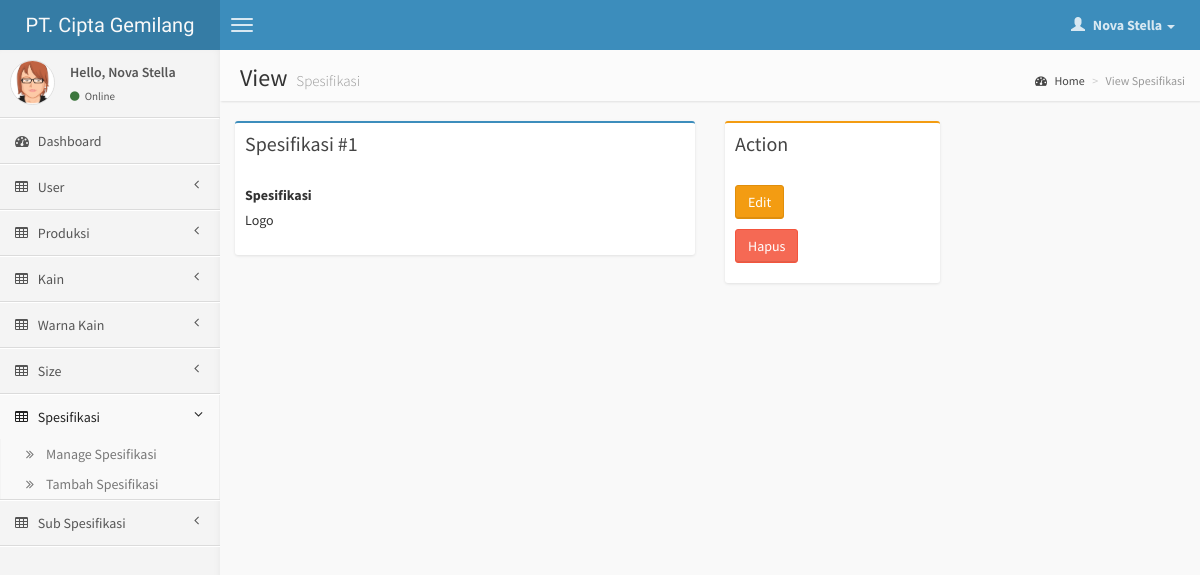
The page /page/spesifikasi/view.php?id=1 (signed in) on the database its author committed.
### tables this page shows
CREATE TABLE IF NOT EXISTS `user` (
  `id_user` int(11) NOT NULL AUTO_INCREMENT,
  `nama` varchar(100) NOT NULL,
  `username` varchar(15) NOT NULL,
  `password` varchar(255) NOT NULL,
  `level` int(11) NOT NULL,
  `date_created` date NOT NULL,
  PRIMARY KEY (`id_user`)
);

CREATE TABLE IF NOT EXISTS `spesifikasis` (
  `id_spesifikasi` int(11) NOT NULL AUTO_INCREMENT,
  `spesifikasi` varchar(50) NOT NULL,
  PRIMARY KEY (`id_spesifikasi`)
);

### function.php (called while the page is built, shortened)
<?php
	function getUserInfo($field){
		if(isset($_SESSION['id_user'])){
			$q = mysql_query("select * from user where id_user='$_SESSION[id_user]'");
			$data = mysql_fetch_array($q);
			return $data[$field];
		}
		return false;
	}
?>

### page/spesifikasi/view.php (the view, shortened to what this page needs)
<?php $pageTitle = 'View Spesifikasi'; $pageActive = 'spesifikasi'; ?>
<?php include '../header.php'; ?>
<section class="content-header">
    <h1>
        View
        <small>Spesifikasi</small>
    </h1>
    <ol class="breadcrumb">
        <li><a href="#"><i class="fa fa-dashboard"></i> Home</a></li>
        <li class="active">View Spesifikasi</li>
    </ol>
</section>
<section class="content">
	<?php if(isset($_GET['id'])){ ?>
		<?php
			$id = $_GET['id'];
			$sql = mysql_query("SELECT * FROM spesifikasis WHERE id_spesifikasi=$id");
			$data = mysql_fetch_array($sql);
		?>
		<div class="row">
			<div class="col-md-6">
				<div class="box box-primary">
					<div class="box-header">
						<h3 class="box-title">Spesifikasi #<?php echo $data['id_spesifikasi']; ?></h3>
					</div>
					<div class="box-body">
						<div class="form-group">
							<label>Spesifikasi</label>
							<p><?php echo $data['spesifikasi']; ?></p>
						</div>
					</div>
				</div>
			</div>
			<div class="col-md-3">
				<div class="box box-warning">
					<div class="box-header">
						<h3 class="box-title">Action</h3>
					</div>
					<div class="box-body">
						<p>
							<a href="edit.php?id=<?php echo $id; ?>" class="btn btn-warning">Edit</a>
						</p>
						<p>
							<a href="delete.php?id=<?php echo $id; ?>" onclick="return confirm('Anda yakin akan menghapus ini?')" class="btn btn-danger">Hapus</a>
						</p>
					</div>
				</div>
			</div>
		</div>
	<?php } else { ?>
		<?php include '../404.php'; ?>
	<?php } ?>
</section>
<?php include '../footer.php'; ?>

### page/header.php (shortened to what this page needs)
<?php require('../../config/config.php'); require("../../config/session.php"); require("../../function.php");  ?>
<!DOCTYPE html>
<html>
    <head>
        <link href="<?php echo DOMAIN; ?>/css/bootstrap.min.css" rel="stylesheet" type="text/css" />
        <link href="<?php echo DOMAIN; ?>/css/font-awesome.min.css" rel="stylesheet" type="text/css" />
        <link href="<?php echo DOMAIN; ?>/css/ionicons.min.css" rel="stylesheet" type="text/css" />
        <link href="<?php echo DOMAIN; ?>/css/morris/morris.css" rel="stylesheet" type="text/css" />
        <link href="<?php echo DOMAIN; ?>/css/jvectormap/jquery-jvectormap-1.2.2.css" rel="stylesheet" type="text/css" />
        <link href="<?php echo DOMAIN; ?>/css/fullcalendar/fullcalendar.css" rel="stylesheet" type="text/css" />
        <link href="<?php echo DOMAIN; ?>/css/daterangepicker/daterangepicker-bs3.css" rel="stylesheet" type="text/css" />
        <link href="<?php echo DOMAIN; ?>/css/bootstrap-wysihtml5/bootstrap3-wysihtml5.min.css" rel="stylesheet" type="text/css" />
        <link href="../../css/datatables/dataTables.bootstrap.css" rel="stylesheet" type="text/css" />
        <link href="<?php echo DOMAIN; ?>/css/AdminLTE.css" rel="stylesheet" type="text/css" />
    </head>
    <body class="skin-blue">
        <header class="header">
            <a href="index.html" class="logo">
                PT. Cipta Gemilang
            </a>
            <nav class="navbar navbar-static-top" role="navigation">
                <a href="#" class="navbar-btn sidebar-toggle" data-toggle="offcanvas" role="button">
                    <span class="icon-bar"></span>
                    <span class="icon-bar"></span>
                    <span class="icon-bar"></span>
                </a>
                <div class="navbar-right">
                    <ul class="nav navbar-nav">
                        <li class="dropdown user user-menu">
                            <a href="#" class="dropdown-toggle" data-toggle="dropdown">
                                <i class="glyphicon glyphicon-user"></i>
                                <span><?php echo getUserInfo('nama'); ?> <i class="caret"></i></span>
                            </a>
                        </li>
                    </ul>
                </div>
            </nav>
        </header>
        <div class="wrapper row-offcanvas row-offcanvas-left">
            <aside class="left-side sidebar-offcanvas">
                <section class="sidebar">
                    <div class="user-panel">
                        <div class="pull-left image">
                            <img src="<?php echo DOMAIN; ?>/img/avatar3.png" class="img-circle" alt="User Image" />
                        </div>
                        <div class="pull-left info">
                            <p>Hello, <?php echo getUserInfo('nama'); ?></p>
                            <a href="#"><i class="fa fa-circle text-success"></i> Online</a>
                        </div>
                    </div>
                    <ul class="sidebar-menu">
                        <li <?php if($pageActive == 'dashboard'): ?>class="active"<?php endif; ?> >
                            <a href="<?php echo DOMAIN; ?>">
                                <i class="fa fa-dashboard"></i> <span>Dashboard</span>
                            </a>
                        </li>
                        <?php if($_SESSION['level'] == 1): ?>
                        <li class="treeview <?php if($pageActive == 'user'): ?>active<?php endif; ?>">
                            <a href="#">
                                <i class="fa fa-table"></i> <span>User</span>
                                <i class="fa fa-angle-left pull-right"></i>
                            </a>
                        </li>
                        <?php endif; ?>
                        <li class="treeview <?php if($pageActive == 'produksi'): ?>active<?php endif; ?>">
                            <a href="#">
                                <i class="fa fa-table"></i> <span>Produksi</span>
                                <i class="fa fa-angle-left pull-right"></i>
                            </a>
                        </li>
                        <?php if($_SESSION['level'] == 1 || $_SESSION['level'] == 2): ?>
                        <li class="treeview <?php if($pageActive == 'kain'): ?>active<?php endif; ?>">
                            <a href="#">
                                <i class="fa fa-table"></i> <span>Kain</span>
                                <i class="fa fa-angle-left pull-right"></i>
                            </a>
                        </li>
                        <li class="treeview <?php if($pageActive == 'warna'): ?>active<?php endif; ?>">
                            <a href="#">
                                <i class="fa fa-table"></i> <span>Warna Kain</span>
                                <i class="fa fa-angle-left pull-right"></i>
                            </a>
                        </li>
                        <li class="treeview <?php if($pageActive == 'size'): ?>active<?php endif; ?>">
                            <a href="#">
                                <i class="fa fa-table"></i> <span>Size</span>
                                <i class="fa fa-angle-left pull-right"></i>
                            </a>
                        </li>
                        <li class="treeview <?php if($pageActive == 'spesifikasi'): ?>active<?php endif; ?>">
                            <a href="#">
                                <i class="fa fa-table"></i> <span>Spesifikasi</span>
                                <i class="fa fa-angle-left pull-right"></i>
                            </a>
                            <ul class="treeview-menu">
                                <li><a href="<?php echo DOMAIN; ?>/page/spesifikasi"><i class="fa fa-angle-double-right"></i>Manage Spesifikasi</a></li>
                                <li><a href="<?php echo DOMAIN; ?>/page/spesifikasi/input.php"><i class="fa fa-angle-double-right"></i>Tambah Spesifikasi</a></li>
                            </ul>
                        </li>
                        <li class="treeview <?php if($pageActive == 'sub_spesifikasi'): ?>active<?php endif; ?>">
                            <a href="#">
                                <i class="fa fa-table"></i> <span>Sub Spesifikasi</span>
                                <i class="fa fa-angle-left pull-right"></i>
                            </a>
                        </li>
                        <?php endif; ?>
                    </ul>
                </section>
            </aside>
            <aside class="right-side">

### rows shown on the page
user: nama "Nova Stella"
spesifikasis: id_spesifikasi "1", spesifikasi "Logo"
